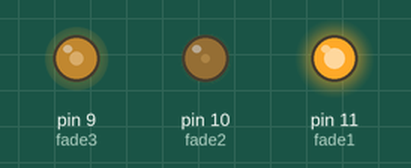
Simulated run of this sketch. Board: Arduino Uno, built with avr-gcc and run on an emulated ATmega328P. Shown: output pins drawn as LEDs (lit = HIGH).

Above: at 0.05 s.
At 0.15 s:
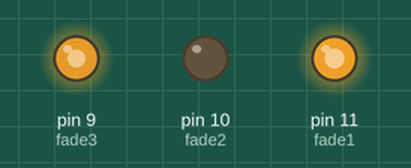
At 0.25 s:
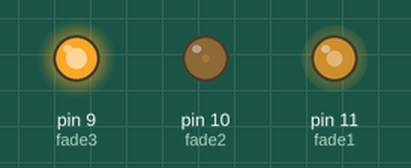
At 0.5 s:
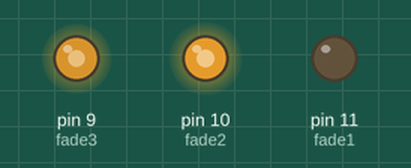
At 0.7 s:
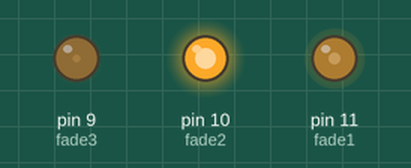
At 0.95 s:
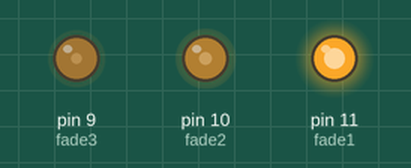
Timing chart, 0 to 3.0 s (numbered marks = the images above):
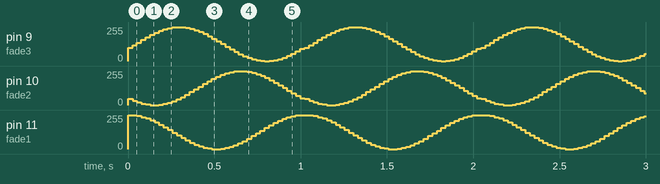

The sketch:

dancingLights_Sine_Full.ino
```cpp
/*
Exact PixTrailer values!!!

ok ... so ... 20 changes in each led

 */
float radValue1 = 0;
double sinValue1 = 0;
int fadeValue1 = 0;

float radValue2 = 0;
double sinValue2 = 0;
int fadeValue2 = 0;

float radValue3 = 0;
double sinValue3 = 0;
int fadeValue3 = 0;

int fade1 = 11;    // LED connected to digital pin 9
int fade2 = 10;
int fade3 = 9;

void setup()  {
  // nothing happens in setup
  Serial.begin(9600);
}

void loop()  {
  // fade in from min to max in increments of 5 points:
  for(int val = 0 ; val <= 628; val +=16) {


    radValue1 = val/100.0;
    sinValue1 = 0.5 + (0.5 * cos(radValue1));
    fadeValue1 = int(255 * sinValue1);
    analogWrite(fade1, fadeValue1);

    radValue2 = ((val+224)%628)/100.0;
    sinValue2 = 0.5 + (0.5 * cos(radValue2));
    fadeValue2 = int(255 * sinValue2);
    analogWrite(fade2, fadeValue2);

    radValue3 = ((val+448)%628)/100.0;
    sinValue3 = 0.5 + (0.5 * cos(radValue3));
    fadeValue3 = int(255 * sinValue3);
    analogWrite(fade3, fadeValue3);

    // wait for 43 milliseconds to see the dimming effect
    delay(25);

  }
}
```
